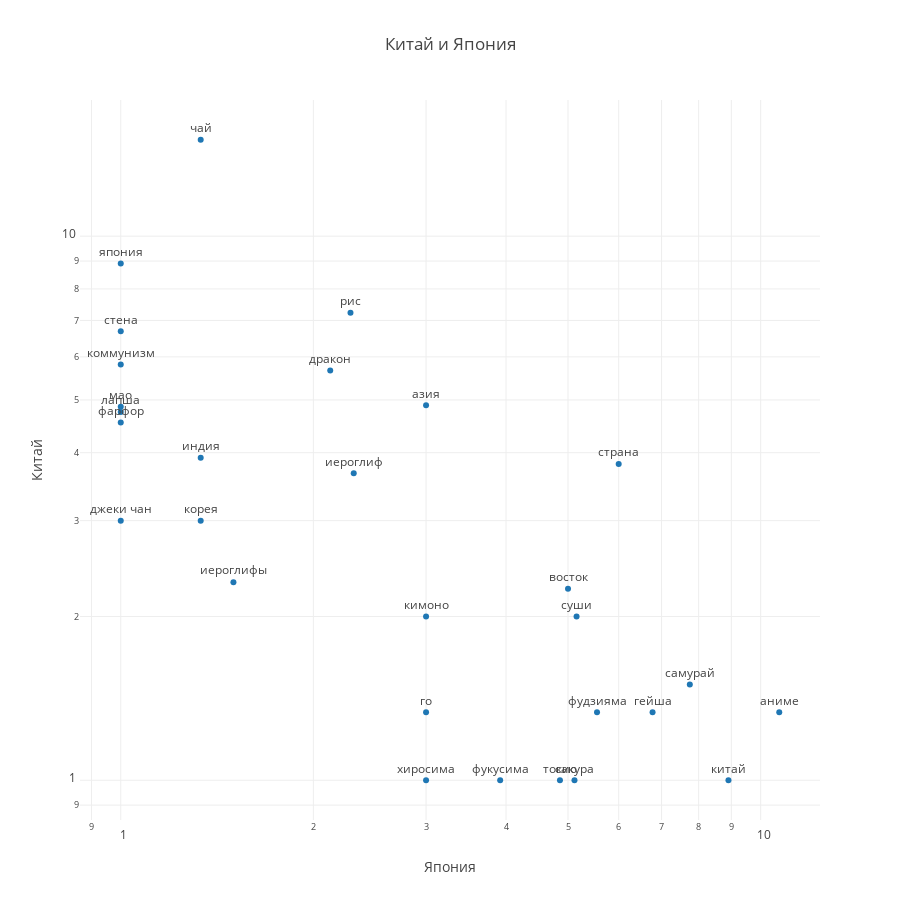

The cell this chart's notebook holds for it:
### Code cell
from plotly.offline import init_notebook_mode, iplot
import plotly
import plotly.graph_objs as go

init_notebook_mode(connected=True)

trace = go.Scatter(
    # Прибавляем 1, иначе plotly не показывает на логарифмической шкале слова < 1
    x=japan_china.popularity_japan + 1,
    y=japan_china.popularity_china + 1,
    text=japan_china.index,
    mode='markers+text',
    textposition='top'
)

data = [trace]

layout = go.Layout(
    title='Китай и Япония',
    width=900,
    height=900,
    hovermode='closest',
    xaxis=dict(type='log', title='Япония', showspikes=False, spikesides=False),
    yaxis=dict(type='log', title='Китай', showspikes=False, spikesides=False)
)

fig = go.Figure(data=data, layout=layout)
iplot(fig, show_link=False);

### Figure 1 — Plotly figure (JSON) as saved in the notebook; plotly's stock layout.template omitted (floating-point values rounded to 4 significant figures)
{"data": [{"mode": "markers+text", "text": ["чай", "аниме", "китай", "япония", "страна", "рис", "самурай", "гейша", "азия", "дракон", "стена", "восток", "суши", "фудзияма", "коммунизм", "сакура", "иероглиф", "токио", "мао", "лапша", "фарфор", "индия", "кимоно", "фукусима", "корея", "го", "хиросима", "джеки чан", "иероглифы"], "textposition": "top", "type": "scatter", "x": [1.333, 10.69, 8.906, 1, 6, 2.286, 7.75, 6.778, 3, 2.125, 1, 5, 5.156, 5.55, 1, 5.118, 2.312, 4.857, 1, 1, 1, 1.333, 3, 3.917, 1.333, 3, 3, 1, 1.5], "y": [15.04, 1.333, 1, 8.906, 3.812, 7.231, 1.5, 1.333, 4.889, 5.667, 6.684, 2.25, 2, 1.333, 5.812, 1, 3.667, 1, 4.857, 4.75, 4.545, 3.917, 2, 1, 3, 1.333, 1, 3, 2.312]}], "layout": {"height": 900, "hovermode": "closest", "title": "Китай и Япония", "width": 900, "xaxis": {"showspikes": false, "spikesides": false, "title": "Япония", "type": "log"}, "yaxis": {"showspikes": false, "spikesides": false, "title": "Китай", "type": "log"}}}
